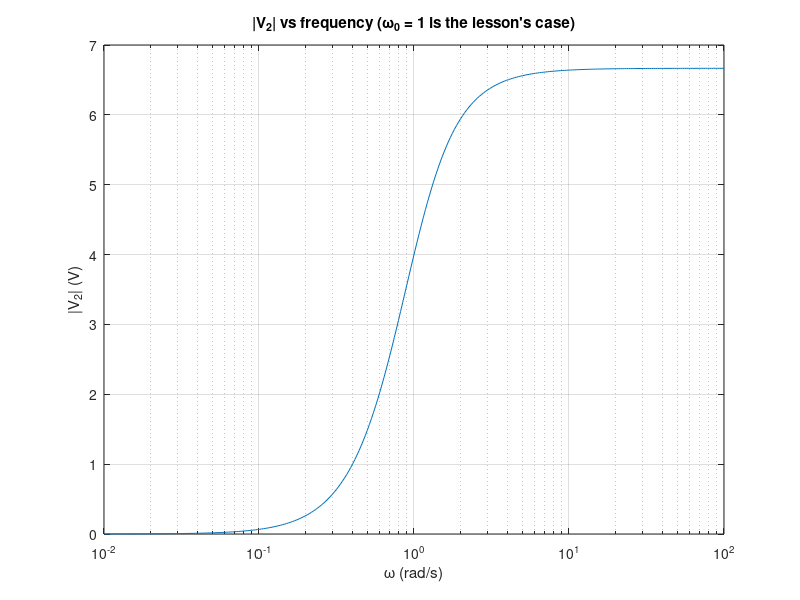

Write the MATLAB code that produced this figure.
% Circuits 1 — The Node-Voltage Method (phasors)
%title: Node Voltages with Complex Matrices
%ar-title: جهود العقد بمصفوفة مركبة
%lesson: c1-sinusoidal-7
%course: circuits-1

%% The equations
%ar: Vs = 10∠0°، R1 = 2، ZL = j2 (من V1 للأرض)، ZC = −j6 (بين V1 و V2)، R2 = 4 (من V2 للأرض). نفس طريقة DC، والمصفوفة مركبة.
Vs = 10; R1 = 2; ZL = 2j; ZC = -6j; R2 = 4;
Y = [1/R1 + 1/ZL + 1/ZC, -1/ZC
     -1/ZC,               1/ZC + 1/R2];
V = Y \ [Vs/R1; 0];
fprintf('V1 = %g%+gj V, V2 = %g%+gj V\n', real(V(1)), imag(V(1)), real(V(2)), imag(V(2)))

%% Polar form and time functions
%ar: كل فازور يعطي دالة زمنية: |V| cos(ωt + ∠V).
for k = 1:2
    fprintf('v%d(t) = %.3f cos(wt %+.2f deg) V\n', k, abs(V(k)), angle(V(k))*180/pi)
end

%%! Project idea: sweep the frequency
%ar: مشروع: المعاوقات تتغير مع التردد. نعيد الحل لكل ω (L = ZL/(jω0) و C من ZC عند ω0 = 1) ونرسم |V2|: هذه بداية «الاستجابة الترددية» (Circuits 2).
w0 = 1; L = 2/w0; C = 1/(6*w0);
w = logspace(-2, 2, 300); V2 = zeros(size(w));
for k = 1:numel(w)
    zl = 1j*w(k)*L; zc = 1/(1j*w(k)*C);
    v = [1/R1 + 1/zl + 1/zc, -1/zc; -1/zc, 1/zc + 1/R2] \ [Vs/R1; 0]; V2(k) = v(2);
end
semilogx(w, abs(V2)); grid on; xlabel('\omega (rad/s)'); ylabel('|V_2| (V)'); title('|V_2| vs frequency (\omega_0 = 1 is the lesson''s case)')
